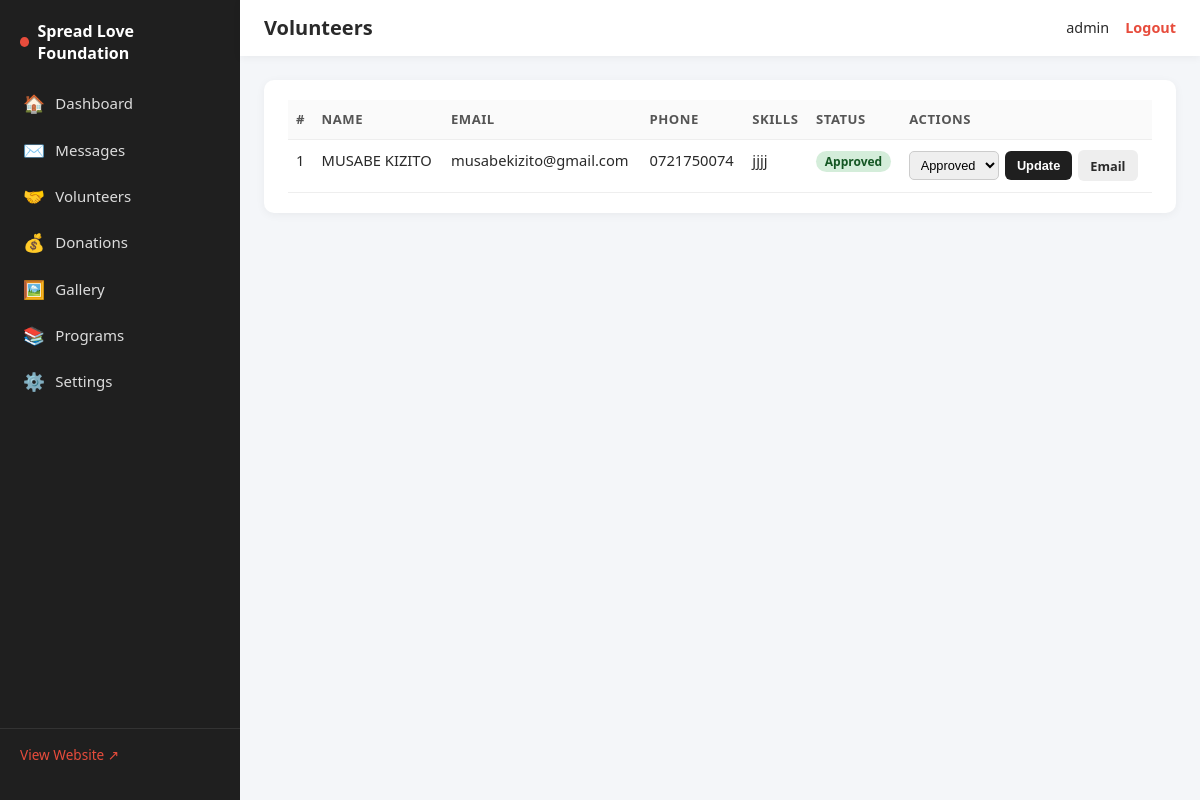
Page /admin/volunteers/list.php (signed in) on the committed database.
### tables this page shows
CREATE TABLE `volunteers` (
  `id` int(11) NOT NULL,
  `name` varchar(100) NOT NULL,
  `email` varchar(150) NOT NULL,
  `phone` varchar(30) DEFAULT NULL,
  `skills` varchar(255) DEFAULT NULL,
  `availability` varchar(100) DEFAULT NULL,
  `message` text DEFAULT NULL,
  `status` enum('pending','approved','rejected') DEFAULT 'pending',
  `created_at` timestamp NOT NULL DEFAULT current_timestamp()
);

### includes/functions.php (called while the page is built, shortened)
<?php
function e(?string $value): string
{
    return htmlspecialchars((string)$value, ENT_QUOTES, 'UTF-8');
}

### admin/volunteers/list.php (the view, shortened to what this page needs)
<?php
$pdo = db();
$volunteers = $pdo->query('SELECT * FROM volunteers ORDER BY created_at DESC')->fetchAll();
include __DIR__ . '/../includes/admin-header.php';
?>
<section class="admin-panel">
    <?php if (!$volunteers): ?>
        <p class="muted">No volunteer submissions yet.</p>
    <?php else: ?>
        <table class="admin-table">
            <thead>
                <tr><th>#</th><th>Name</th><th>Email</th><th>Phone</th><th>Skills</th><th>Status</th><th>Actions</th></tr>
            </thead>
            <tbody>
            <?php foreach ($volunteers as $v): ?>
                <tr>
                    <td><?= (int)$v['id'] ?></td>
                    <td><?= e($v['name']) ?></td>
                    <td><?= e($v['email']) ?></td>
                    <td><?= e($v['phone'] ?: '—') ?></td>
                    <td><?= e($v['skills'] ?: '—') ?></td>
                    <td>
                        <span class="badge badge-<?= $v['status'] === 'approved' ? 'ok' : ($v['status'] === 'rejected' ? 'err' : 'warn') ?>">
                            <?= e(ucfirst($v['status'])) ?>
                        </span>
                    </td>
                    <td class="actions">
                        <form method="POST" class="inline-form">
                            <select name="status">
                                <option value="approved" <?= $v['status'] === 'approved' ? 'selected' : '' ?>>Approved</option>
                            </select>
                            <button type="submit" class="btn btn-sm btn-secondary">Update</button>
                        </form>
                        <a href="mailto:<?= e($v['email']) ?>" class="btn btn-sm">Email</a>
                    </td>
                </tr>
            <?php endforeach; ?>
            </tbody>
        </table>
    <?php endif; ?>
</section>
<?php include __DIR__ . '/../includes/admin-footer.php'; ?>

### assets/css/admin.css (style rules this page uses)
* { box-sizing: border-box; }
body.admin-body { margin: 0; font-family: "Segoe UI", Arial, sans-serif; background: #f4f6f9; color: #2a2a2a; font-size: 15px; }
a { color: #e74c3c; text-decoration: none; }
.admin-panel { background: #fff; border-radius: 10px; padding: 1.25rem 1.5rem; box-shadow: 0 2px 10px rgba(0,0,0,.05); }
.admin-table { width: 100%; border-collapse: collapse; font-size: .92rem; }
.admin-table th, .admin-table td { padding: .65rem .5rem; text-align: left; border-bottom: 1px solid #eee; vertical-align: top; }
.admin-table th { background: #fafafa; color: #555; font-weight: 600; font-size: .82rem; text-transform: uppercase; letter-spacing: .5px; }
.admin-table td.actions { white-space: nowrap; display: flex; gap: .35rem; flex-wrap: wrap; }
.btn { display: inline-block; padding: .5rem 1rem; border-radius: 6px; font-weight: 600; font-size: .88rem; cursor: pointer; border: 1px solid transparent; transition: background .15s; text-decoration: none; background: #eee; color: #2a2a2a; }
.btn-secondary { background: #1f1f1f; color: #fff; }
.btn-sm { padding: .35rem .7rem; font-size: .8rem; }
.inline-form { display: inline-flex; gap: .35rem; align-items: center; margin: 0; }
.inline-form select { padding: .3rem .4rem; border-radius: 5px; border: 1px solid #ccc; font-size: .8rem; }
.badge { display: inline-block; padding: .15rem .55rem; border-radius: 999px; font-size: .75rem; font-weight: 600; }
.badge-ok { background: #d4edda; color: #155724; }

### rows in the picture
volunteers: id "1", name "MUSABE KIZITO", email "musabekizito@gmail.com", phone "0721750074", skills "jjjj", status "Approved"

### other values in the picture
SITE_NAME "Spread Love Foundation"
$item['icon'] "🏠"
$item['label'] "Dashboard"
$item['icon'] "✉️"
$item['label'] "Messages"
$item['icon'] "🤝"
$item['label'] "Volunteers"
$item['icon'] "💰"
$item['label'] "Donations"
$item['icon'] "🖼️"
$item['label'] "Gallery"
$item['icon'] "📚"
$item['label'] "Programs"
$item['icon'] "⚙️"
$item['label'] "Settings"
